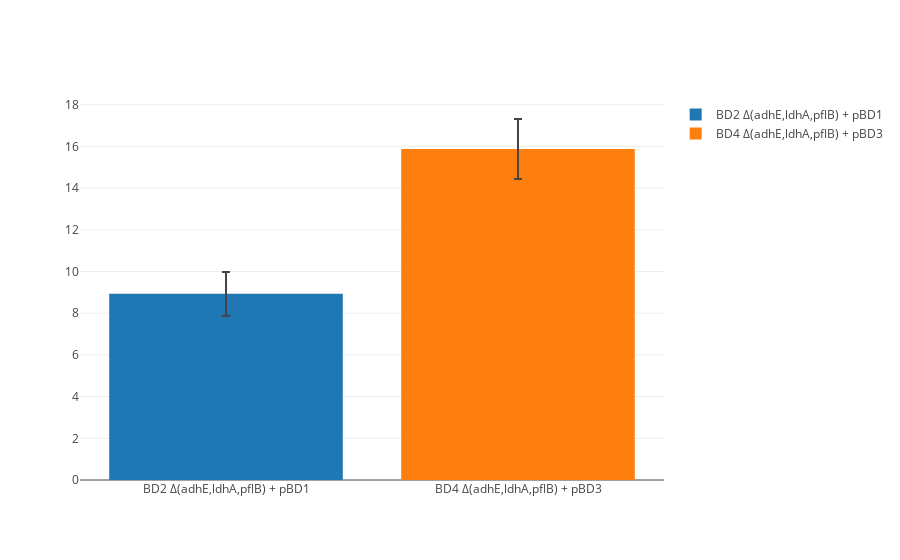

The notebook cell this image was saved under:
### Markdown cell above
We can also choose to plot only the end points, making it easier to interpret a large number of strains:

### Code cell
iplot(
    [go.Bar(
            x=[str(rep.trial_identifier.strain)],
            y=[rep.avg.analyte_dict['etoh'].data_vector[-1]],
            name=str(rep.trial_identifier.strain),
            error_y=dict(type='data', array=[rep.std.analyte_dict['etoh'].data_vector[-1]])
               )
    for rep in expt.replicate_trials]
)

### Figure 1 — Plotly figure (JSON) as saved in the notebook; plotly's stock layout.template omitted (floating-point values rounded to 4 significant figures)
{"data": [{"error_y": {"array": [1.05], "type": "data"}, "name": "BD2 Δ(adhE,ldhA,pflB) + pBD1", "type": "bar", "uid": "2af0211e-fc28-11e8-b54b-9cb6d0b75520", "x": ["BD2 Δ(adhE,ldhA,pflB) + pBD1"], "y": [8.929]}, {"error_y": {"array": [1.441], "type": "data"}, "name": "BD4 Δ(adhE,ldhA,pflB) + pBD3", "type": "bar", "uid": "2af0211f-fc28-11e8-9d8b-9cb6d0b75520", "x": ["BD4 Δ(adhE,ldhA,pflB) + pBD3"], "y": [15.87]}], "layout": {}}
